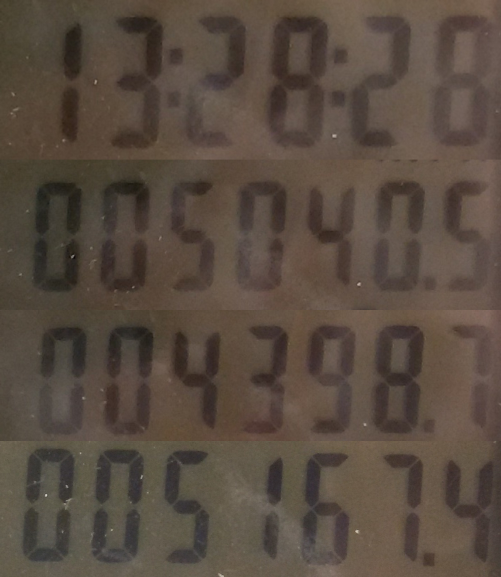
//> input picture Elektros/Elektros skaitliuko klasifikaciju generatorius/ss1.png, 1002 x 1154 px (shown at 1/2 size)
$ ./GenData   (built with g++ and OpenCV 4)
//> lines starting //> are read from the running program, lines starting //| are printed output that depends on the picture; after the words box and inside, x2 and y2 are one past the last pixel; in counts of white or black regions, pixels touching at a corner belong together
#include<opencv2/core/core.hpp>
#include<opencv2/highgui/highgui.hpp>
#include<opencv2/imgproc/imgproc.hpp>
#include<opencv2/ml/ml.hpp>

#include<iostream>
#include<vector>

const int MIN_CONTOUR_AREA = 850;

const int RESIZED_IMAGE_WIDTH = 20;
const int RESIZED_IMAGE_HEIGHT = 30;

///////////////////////////////////////////////////////////////////////////////////////////////////
int main() {

	cv::Mat trainingImage;
	cv::Mat trainingImageH;
	cv::Mat imgGrayscale;
	cv::Mat imgBlurred;
	cv::Mat imgThresh;
	cv::Mat imgThreshCopy;
	cv::Mat imgThreshCopy2;
	cv::Mat imgThreshCopy3;
	cv::Mat imgThreshCopy4;
	cv::Mat imgThreshCopy5;


	std::vector<std::vector<cv::Point> > ptContours;
	std::vector<cv::Vec4i> v4iHierarchy;

	cv::Mat matClassificationInts;

	cv::Mat matTrainingImagesAsFlattenedFloats;

	std::vector<int> intValidChars = { '0', '1', '2', '3', '4', '5', '6', '7', '8', '9', ',' };

	trainingImage = cv::imread("ss1.png"); //Nuskaitom nuotrauka
//> trainingImage is the input picture: 1154 rows x 1002 cols, CV_8UC3; mean B, G, R 64.5, 75.5, 88.5
	trainingImage.convertTo(trainingImage, -1, 1.3, -50);
	cv::resize(trainingImage, trainingImage, cv::Size(), 0.55, 0.55);
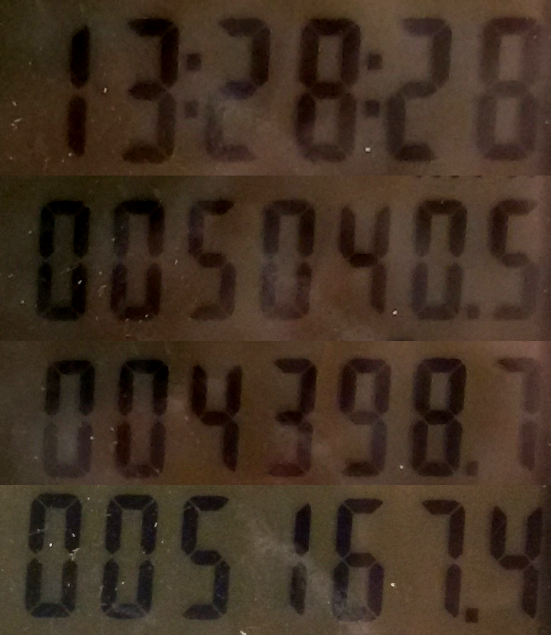
//> trainingImage: 635 rows x 551 cols, CV_8UC3; mean B, G, R 34, 48, 65

	if (trainingImage.empty()) {
		std::cout << "error: image not read from file\n\n";
		return(0);
	}

	cv::cvtColor(trainingImage, imgGrayscale, CV_BGR2GRAY);
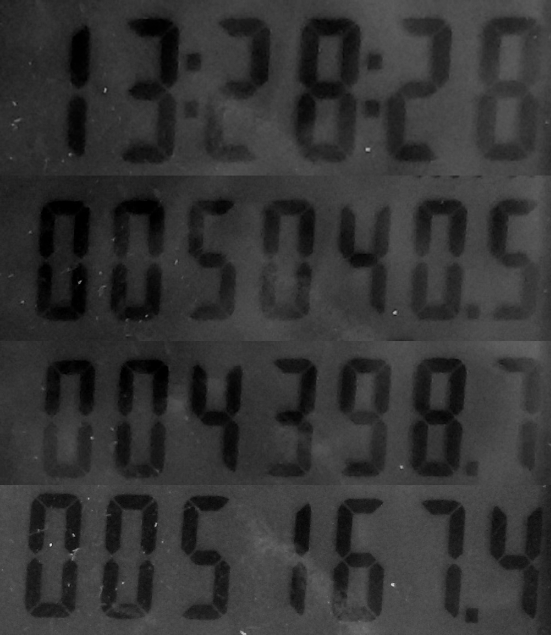
//> imgGrayscale: 635 rows x 551 cols, CV_8UC1; min 0, max 219, mean 51.5

	cv::GaussianBlur(imgGrayscale,
		imgBlurred,
		cv::Size(5, 5),
		0);


	cv::adaptiveThreshold(imgBlurred,
		imgThresh,
		255,
		cv::ADAPTIVE_THRESH_GAUSSIAN_C,
		cv::THRESH_BINARY_INV,
		11,
		2);
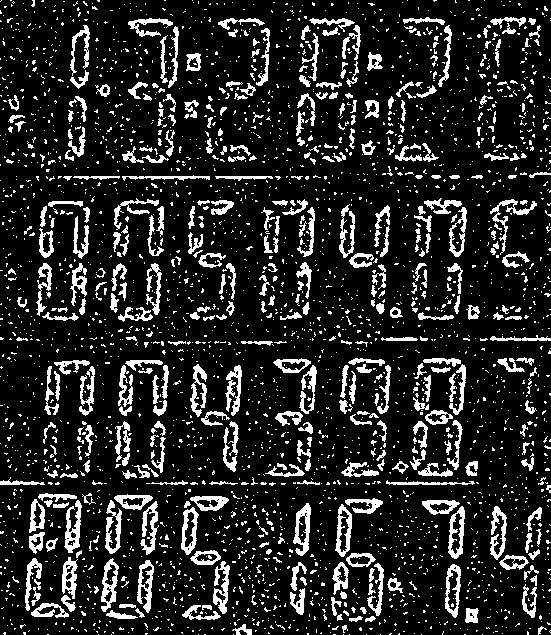
//> imgThresh: 635 rows x 551 cols, CV_8UC1; 15.1% white; 3182 white regions (2772 under 20 px), largest, box (x1, y1, x2, y2) and area: (64, 500, 82, 553) 466, (293, 503, 311, 556) 466, (101, 558, 119, 612) 442

	cv::imshow("imgThresh", imgThresh);
	imgThreshCopy = imgThresh.clone();
	imgThreshCopy2 = imgThresh.clone();


	cv::morphologyEx(imgThreshCopy,
		imgThreshCopy2,
		cv::MORPH_CLOSE,
		cv::Mat(),
		cv::Point(-1, -1),
		2);
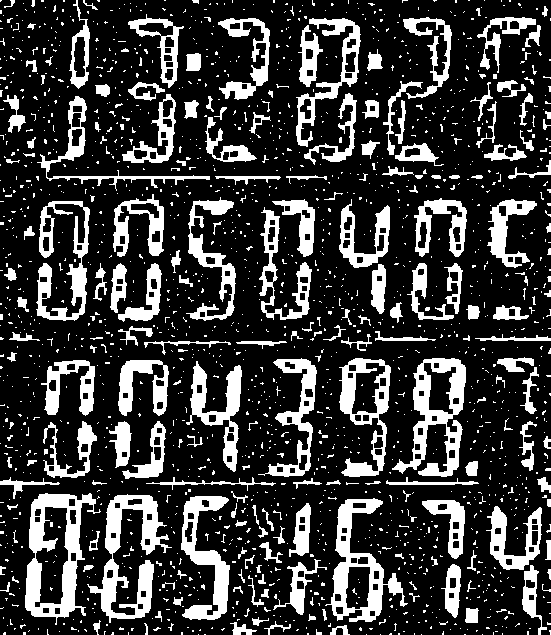
//> imgThreshCopy2: 635 rows x 551 cols, CV_8UC1; 22.6% white; 1746 white regions (1538 under 20 px), largest, box (x1, y1, x2, y2) and area: (25, 493, 101, 625) 3821, (87, 494, 172, 623) 3563, (392, 358, 466, 477) 3308

	cv::morphologyEx(imgThreshCopy2,
		imgThreshCopy3,
		cv::MORPH_OPEN,
		cv::Mat(),
		cv::Point(-1, -1),
		1);
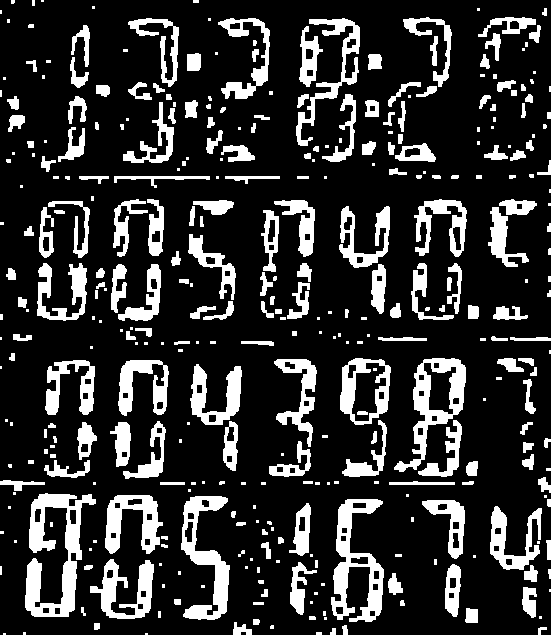
//> imgThreshCopy3: 635 rows x 551 cols, CV_8UC1; 19.2% white; 365 white regions (151 under 20 px), largest, box (x1, y1, x2, y2) and area: (25, 493, 96, 617) 3691, (331, 499, 384, 622) 2801, (394, 358, 466, 472) 2470

	cv::morphologyEx(imgThreshCopy3,
		imgThreshCopy4,
		cv::MORPH_CLOSE,
		cv::Mat(),
		cv::Point(-1, -1),
		4);
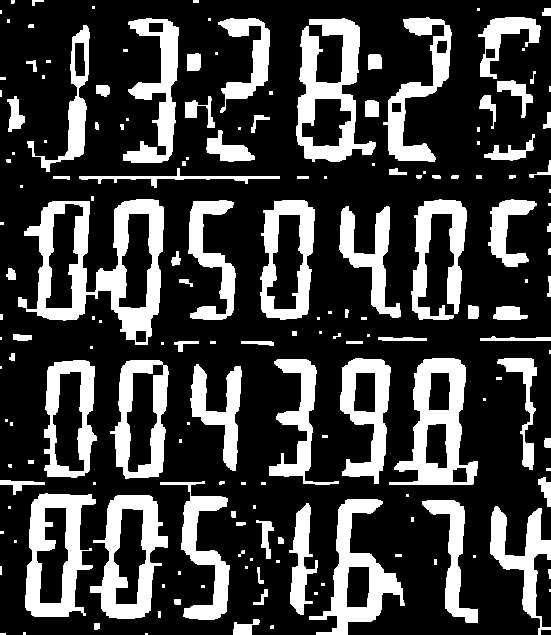
//> imgThreshCopy4: 635 rows x 551 cols, CV_8UC1; 25.5% white; 173 white regions (81 under 20 px)


	cv::imshow("po morfologiniu", imgThreshCopy4);


	cv::findContours(imgThreshCopy4,
		ptContours,
		v4iHierarchy,
		cv::RETR_EXTERNAL,
		cv::CHAIN_APPROX_SIMPLE);
//> ptContours = 173 contours, 101 with area under 20; largest, box (x1, y1, x2, y2) and area: (18, 199, 164, 345) 11958, (296, 18, 376, 162) 6226, (389, 358, 478, 485) 6220, (25, 493, 96, 617) 6116, (90, 495, 168, 619) 6039; v4iHierarchy = 173 items, first 8: [1, -1, -1, -1], [2, 0, -1, -1], [3, 1, -1, -1], [4, 2, -1, -1], [5, 3, -1, -1], [6, 4, -1, -1], [7, 5, -1, -1], [8, 6, -1, -1]


	for (int i = 0; i < ptContours.size(); i++) {
		if (cv::contourArea(ptContours[i]) > MIN_CONTOUR_AREA) {
			cv::Rect boundingRect = cv::boundingRect(ptContours[i]);

			cv::rectangle(trainingImage, boundingRect, cv::Scalar(0, 0, 255), 2);

			cv::Mat matROI = imgThreshCopy4(boundingRect);

			cv::Mat matROIResized;
			cv::resize(matROI, matROIResized, cv::Size(RESIZED_IMAGE_WIDTH, RESIZED_IMAGE_HEIGHT));

			cv::imshow("matROI", matROI);
			cv::imshow("matROIResized", matROIResized);
			cv::imshow("imgTrainingNumbers", trainingImage);

			int intChar = cv::waitKey(0);

			if (intChar == 27) {
				return(0);
			}
			else if (std::find(intValidChars.begin(), intValidChars.end(), intChar) != intValidChars.end()) {

				matClassificationInts.push_back(intChar);

				cv::Mat matImageFloat;
				matROIResized.convertTo(matImageFloat, CV_32FC1);

				cv::Mat matImageFlattenedFloat = matImageFloat.reshape(1, 1);

				matTrainingImagesAsFlattenedFloats.push_back(matImageFlattenedFloat);

			}
		}
	}
//> this loop made 173 passes; the space key is pressed
//> boundingRect on passes 33, 36, 37, 38, 39, 41, 46, 61, 62, 63, 64, 65: Rect(490, 506, 61, 129), Rect(289, 503, 29, 112), Rect(422, 500, 56, 123), Rect(309, 499, 96, 136), Rect(90, 495, 78, 124), Rect(25, 493, 71, 124), Rect(160, 481, 70, 139), Rect(190, 364, 52, 107), Rect(110, 360, 59, 119), Rect(44, 360, 53, 118), Rect(269, 359, 70, 126), Rect(497, 358, 40, 112)
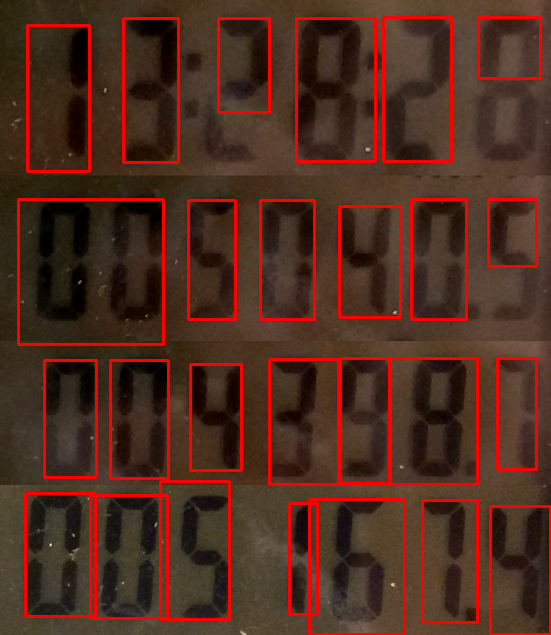
//> trainingImage: 635 rows x 551 cols, CV_8UC3; 7.93% of pixels changed, all inside (x1, y1, x2, y2) = (17, 16, 551, 635)

	std::cout << "training complete\n\n";


	cv::FileStorage fsClassifications("classifications2.xml", cv::FileStorage::WRITE);

	if (fsClassifications.isOpened() == false) {
		std::cout << "error, unable to open training classifications file, exiting program\n\n";
		return(0);
	}

	fsClassifications << "classifications" << matClassificationInts;
	fsClassifications.release();


	cv::FileStorage fsTrainingImages("images2.xml", cv::FileStorage::WRITE);

	if (fsTrainingImages.isOpened() == false) {
		std::cout << "error, unable to open training images file, exiting program\n\n";
		return(0);
	}

	fsTrainingImages << "images" << matTrainingImagesAsFlattenedFloats;
	fsTrainingImages.release();

	return(0);
}
